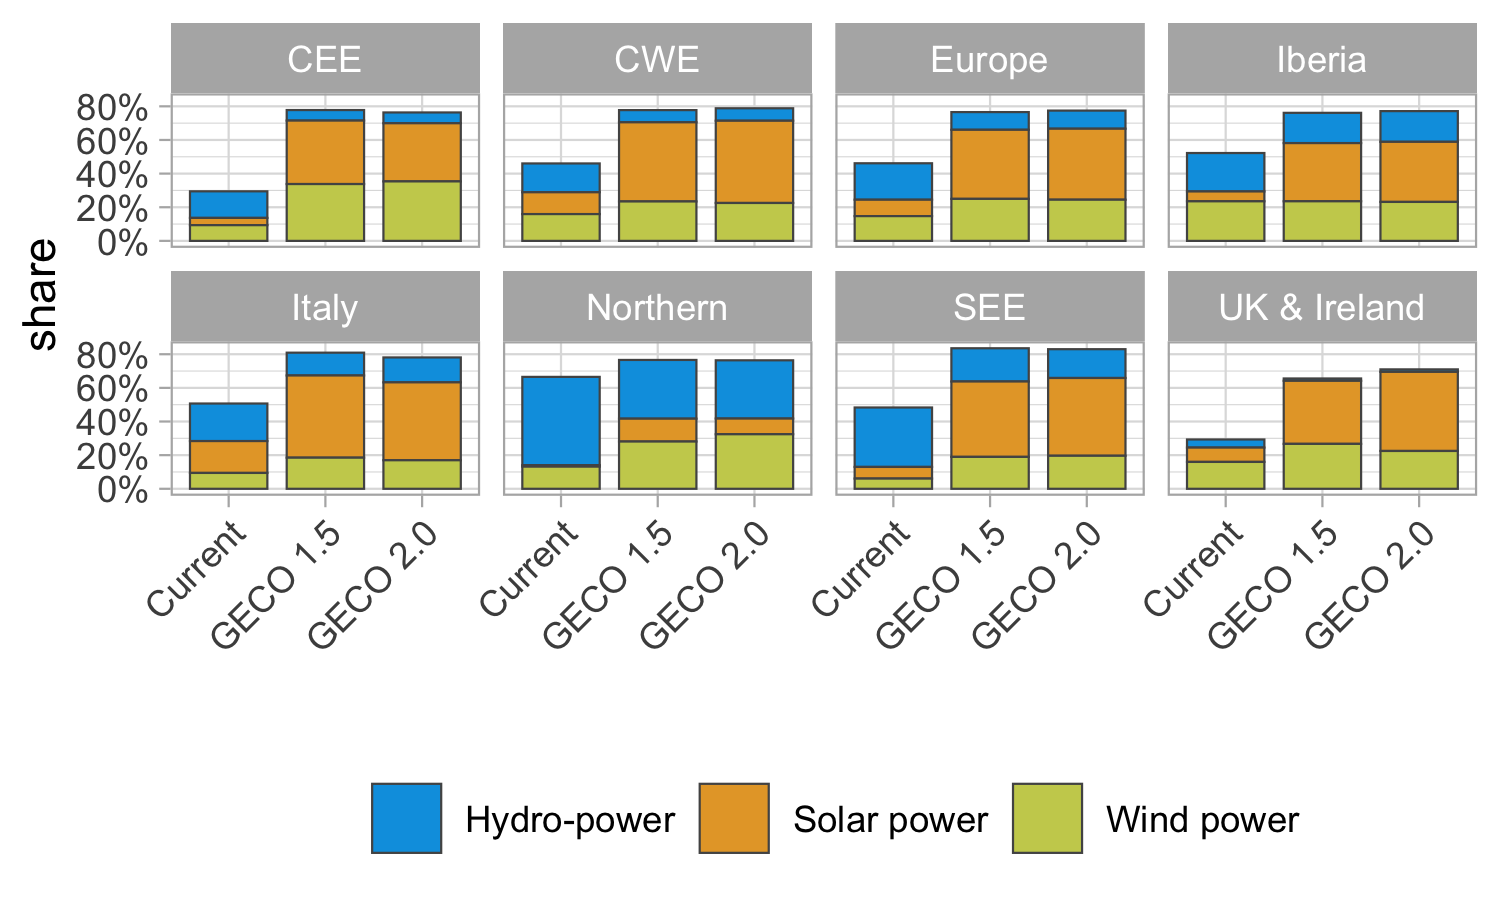

Reproduce this figure in R.
# This code has been used to generate the figures in the following report:
# De Felice, M., Busch, S., Kanellopoulos, K., Kavvadias, K. and Hidalgo Gonzalez, I.,
# Power system flexibility in a variable climate,
# ISBN 978-92-76-18183-5 (online), doi:10.2760/75312 (online)
# This code is released under Creative Commons Attribution 4.0 International (CC BY 4.0) licence
# (https://creativecommons.org/licenses/by/4.0/).

library(tidyverse)

toplot <- read_csv("data_figure38.csv")

g <- ggplot(toplot, aes(x = model, y = share, fill = source_label)) +
  geom_bar(
    stat = "identity", position = "stack",
    color = "grey33", width = 0.8, size = 0.25
  ) +
  facet_wrap(~region, nrow = 1) +
  scale_fill_manual(
    values = c(
      "Wind power" = "#c9cf5c",
      "Hydro-power" = "#00a0e1ff",
      "Solar power" = "#e6a532"
    ),
    name = ""
  ) +
  scale_y_continuous(labels = scales::percent_format(accuracy = 1)) +
  facet_wrap(~region, nrow = 2) +
  theme_light() +
  theme(
    legend.position = "bottom",
    axis.text.x = element_text(angle = 45, hjust = 1)
  ) +
  labs(x = "")

ggsave("figure38.png", width = 5, height = 3)
